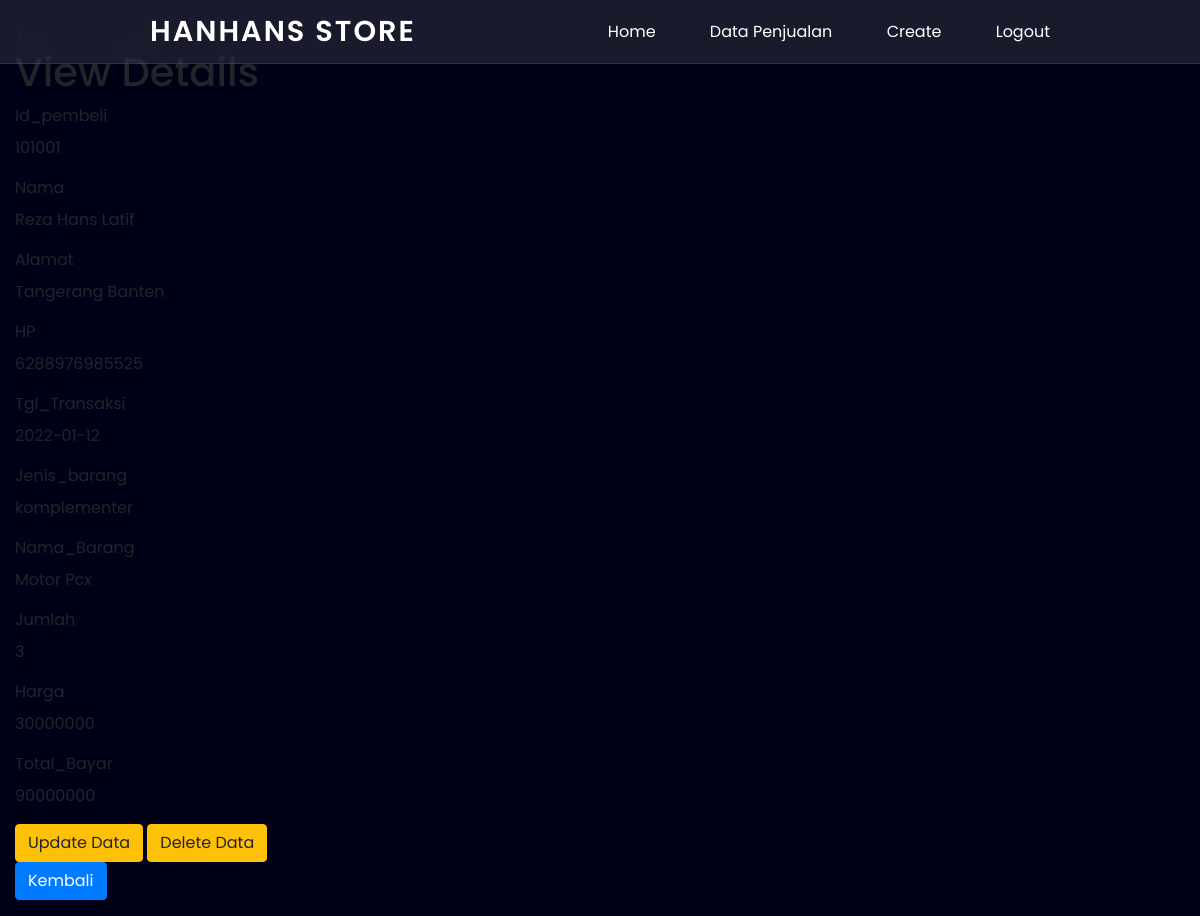
The page /read_detail.php?Id_pembeli=101001 on the database its author committed.
### tables this page shows
CREATE TABLE `latif` (
  `Id_pembeli` int(10) NOT NULL,
  `nama` varchar(30) NOT NULL,
  `alamat` varchar(50) NOT NULL,
  `HP` varchar(20) NOT NULL,
  `Tgl_Transaksi` date NOT NULL,
  `Jenis_barang` varchar(25) NOT NULL,
  `Nama_Barang` varchar(50) NOT NULL,
  `Jumlah` int(20) NOT NULL,
  `Harga` int(25) NOT NULL
);

### read_detail.php (the view, shortened to what this page needs)
<?php
require "config.php";
if($_GET['Id_pembeli'] != null){
    $id = $_GET['Id_pembeli'];
    $script = "SELECT Id_pembeli,nama,alamat,HP,Tgl_Transaksi,Jenis_barang,Nama_Barang,Harga,Jumlah, (Jumlah*Harga) AS Total_bayar FROM latif where Id_pembeli=$id";
    $query = mysqli_query($link,$script);
    $data = mysqli_fetch_array($query);
} else{
    header("location:read.php");
}
?>
<!DOCTYPE html>
<html lang="en" dir="ltr">
<head>
  <link rel="stylesheet" href="https://stackpath.bootstrapcdn.com/bootstrap/4.4.1/css/bootstrap.min.css"
>
  <link rel="stylesheet" href="style.css">
  <link rel="stylesheet" href="https://unicons.iconscout.com/release/v4.0.0/css/line.css">
</head>
<body>
  <header>
    <div class="nav-bar">
      <a href="read.php" class="logo">HanHans Store</a>
      <div class="navigation">
        <div class="nav-items">
          <a href="index.php"><i class="uil uil-home"></i> Home</a>
          <a href="read.php"><i class="uil uil-compass"></i> Data Penjualan</a>
          <a href="create.php"><i class="uil uil-create"></i> Create</a>
          <a href="logout.php"><i class="uil uil-create"></i> Logout</a>
        </div>
      </div>
    </div>
    <div class="scroll-indicator-container">
    </div>
  </header>
    <br>
    <table class="table table-striped table-bordered table-hover">
                <div class="col-md-3 produk">
                    <div class="page-header">
                        <<h1>View Details</h1>
                    </div>
                    <div class="form-group">
                        <label>Id_pembeli</label>
                        <p class="form-control-static"><?php echo $data["Id_pembeli"]; ?></p>
                    </div>
                    <div class="form-group">
                        <label>Nama</label>
                        <p class="form-control-static"><?php echo $data["nama"]; ?></p>
                    </div>
                    <div class="form-group">
                        <label> Alamat</label>
                        <p class="form-control-static"><?php echo $data["alamat"]; ?></p>
                    </div>
                    <div class="form-group">
                        <label> HP</label>
                        <p class="form-control-static"><?php echo $data["HP"]; ?></p>
                    </div>
                    <div class="form-group">
                        <label> Tgl_Transaksi</label>
                        <p class="form-control-static"><?php echo $data["Tgl_Transaksi"]; ?></p>
                    </div>
                    <div class="form-group">
                        <label>Jenis_barang</label>
                        <p class="form-control-static"><?php echo $data["Jenis_barang"]; ?></p>
                    </div>
                    <div class="form-group">
                        <label>Nama_Barang</label>
                        <p class="form-control-static"><?php echo $data["Nama_Barang"]; ?></p>
                    </div>
                    <div class="form-group">
                        <label>Jumlah</label>
                        <p class="form-control-static"><?php echo $data["Jumlah"]; ?></p>
                    </div>
                    <div class="form-group">
                        <label>Harga</label>
                        <p class="form-control-static"><?php echo $data["Harga"]; ?></p>
                    </div>
                    <div class="form-group">
                        <label>Total_Bayar</label>
                        <p class="form-control-static"><?php echo $data["Total_bayar"]; ?></p>
                    </div>
                    <div class="box-detail-produk">
                        <form method="post">
                        <a href="update.php?Id_pembeli=<?= $data['Id_pembeli']?>" class="btn btn-warning">Update Data</a>
                        <a href="delete.php?Id_pembeli=<?= $data['Id_pembeli']?>" class="btn btn-warning">Delete Data</a>
                        <a href="read.php" type="submit" class="btn btn-primary" >Kembali</a>
                        </table>
        </body>
        <html>

### style.css (style rules this page uses)
* { margin: 0; padding: 0; box-sizing: border-box; font-family: 'Poppins', sans-serif; }
body { background: #000116; }
header { z-index: 999; position: fixed; width: 100%; }
header .nav-bar { position: relative; background: rgba(255, 255, 255, 0.1); backdrop-filter: blur(20px); height: 4em; border-bottom: 1px solid rgba(255, 255, 255, 0.1); top: 0; left: 0; display: flex; justify-content: space-between; align-items: center; padding: 0 150px; transition: 0.5s ease; }
.nav-bar .logo { color: #fff; font-size: 1.8em; font-weight: 600; letter-spacing: 2px; text-transform: uppercase; text-decoration: none; }
.navigation .nav-items a { color: #fff; font-size: 1em; text-decoration: none; }
.navigation .nav-items a:not(:last-child) { margin-right: 50px; }
.scroll-indicator-container { width: 100%; height: 5px; }

### rows shown on the page
latif: Id_pembeli "101001", nama "Reza Hans Latif", alamat "Tangerang Banten", HP "6288976985525", Tgl_Transaksi "2022-01-12", Jenis_barang "komplementer", Nama_Barang "Motor Pcx", Jumlah "3", Harga "30000000"

### other values the page prints
$data["Total_bayar"] "90000000"
